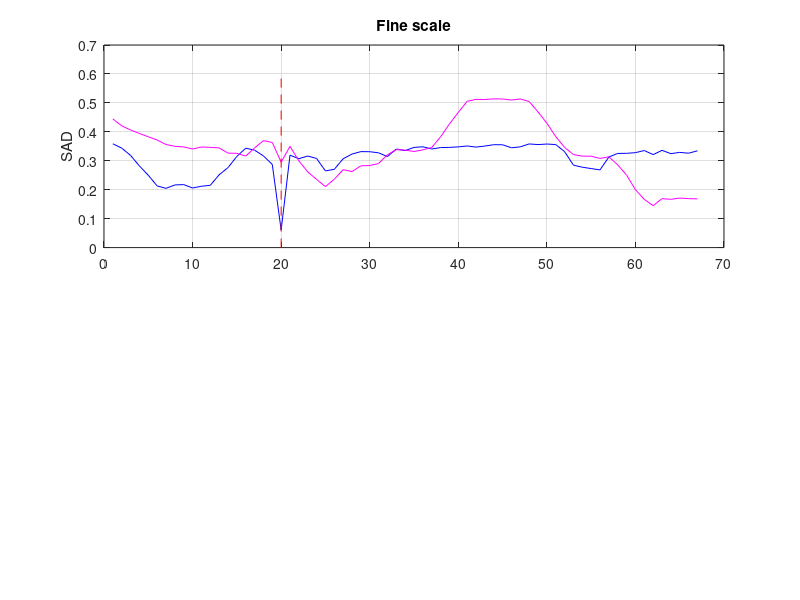

Recreate this plot in MATLAB. (Note: this script raises an error after producing the figure.)
success_story = 'high';
save_im = true;
rng(3);

% texture helps higher resolutions
if strcmp(success_story, 'high')
    texture = 0.05;
    texture_object = 0.25;
    noise = 0.05;
    noise_object = 0.05;
    gt = 68;
    ps_a = 2;
    ps_b = 6;
    disparity = 42;
elseif strcmp(success_story, 'low')
    texture = 0.05;
    texture_object = 0.05;
    noise = 0.05;
    noise_object = 0.15;
    gt = 60;
    ps_a = 2;
    ps_b = 6;
    disparity = 25;
end

down_rate = round((ps_b*2+1)/(ps_a*2+1));
down_rate_float = (ps_b*2+1)/(ps_a*2+1);

% create initial image
x = zeros(10) + 0.2;
y = ones(10) - 0.2;
z = [ x y-0.3 x y x x y y ];
z = imgaussfilt(z, down_rate/5) + randn(size(z)) * texture;

% crop patches
if strcmp(success_story, 'high')
    % draw rectangle
    z_left = z;
    z_left(:, gt-ps_a:gt+ps_a) = 0.5 + randn(size(z_left(:, gt-ps_a:gt+ps_a))) * texture_object;
    z_right = z;
    z_right(:, gt-ps_a-disparity:gt+ps_a-disparity) = z_left(:, gt-ps_a:gt+ps_a);
    
    % add noise to object
    z_left(:, gt-ps_a:gt+ps_a) = z_left(:, gt-ps_a:gt+ps_a) + randn(size(z_left(:, gt-ps_a:gt+ps_a))) * noise_object;
    z_right(:, gt-ps_a-disparity:gt+ps_a-disparity) = z_right(:, gt-ps_a-disparity:gt+ps_a-disparity) + randn(size(z_left(:, gt-ps_a:gt+ps_a))) * noise_object;

    z0_left = z_left;
    z1_left = imgaussfilt(z0_left, down_rate/3);
    z1_s_left = z1_left(:,1:down_rate:end);

    z0 = z_right;
    z1 = conv2(z0, ones(ps_b/ps_a*2 + 1)/numel(ones(ps_b/ps_a*2 + 1)), 'same');
    z1 = imgaussfilt(z0, down_rate/3);
    z1_s = z1(:,1:down_rate:end);
    
    % printf(success_story)
    a0 = z0_left(:,gt-ps_a:gt+ps_a);
    a0 = a0 + randn(size(a0)) * noise;
    a1 = z1_left(:,gt-ps_a:gt+ps_a);
    a1 = a1 + randn(size(a1)) * noise;

    b0 = z0_left(:, gt-ps_b:gt+ps_b);
    b0 = b0 + randn(size(b0)) * noise;
    b1 = z1_left(:, gt-ps_b:gt+ps_b);
    b1 = b1 + randn(size(b1)) * noise;
    b1_s = z1_s_left(:, round((gt)/(ps_b/ps_a))-ps_a + 1:round((gt)/(ps_b/ps_a))+ps_a + 1);
    b1_s = b1_s + randn(size(b1_s)) * noise;
    
elseif strcmp(success_story, 'low')
    % draw rectangle
    z_left = z;
    z_left(:, gt-ps_b:gt+ps_b) = 0.5 + randn(size(z_left(:, gt-ps_b:gt+ps_b))) * texture_object;
    z_right = z;
    z_right(:, gt-ps_b-disparity:gt+ps_b-disparity) = z_left(:, gt-ps_b:gt+ps_b);
    
    % add noise
    z_left(:, gt-ps_b:gt+ps_b) = z_left(:, gt-ps_b:gt+ps_b) + randn(size(z_left(:, gt-ps_b:gt+ps_b))) * noise_object;
    z_right(:, gt-ps_b-disparity:gt+ps_b-disparity) = z_right(:, gt-ps_b-disparity:gt+ps_b-disparity) + randn(size(z_left(:, gt-ps_b:gt+ps_b))) * noise_object;
    
    z0_left = z_left;
    z1_left = imgaussfilt(z0_left, down_rate/3);
    z1_s_left = z1_left(:,1:down_rate:end);

    z0 = z_right;
    z1 = imgaussfilt(z0, down_rate/3);
    z1_s = z1(:,1:down_rate:end);
    
    % printf(success_story)
    a0 = z0_left(:,gt-ps_a:gt+ps_a);
    a0 = a0 + randn(size(a0)) * noise;
    a1 = z1_left(:,gt-ps_a:gt+ps_a);
    a1 = a1 + randn(size(a1)) * noise;

    b0 = z0_left(:, gt-ps_b:gt+ps_b);
    b0 = b0 + randn(size(b0)) * noise;
    b1 = z1_left(:, gt-ps_b:gt+ps_b);
    b1 = b1 + randn(size(b1)) * noise;
    b1_s = z1_s_left(:, round((gt)/(ps_b/ps_a))-ps_a + 1:round((gt)/(ps_b/ps_a))+ps_a + 1);
    b1_s = b1_s + randn(size(b1_s)) * noise;
end

% compare patches at scale0
phia0 = [];
phib0 = [];
for i = 1 : size(z0, 2) - size(b0, 2)
    phia0(i) = mean(mean(abs( z0(:, (i:i+size(a0,2)-1) + (ps_b - ps_a) ) - a0 )));
    phib0(i) = mean(mean(abs( z0(:, i:i+size(b0,2)-1) - b0 )));
end

% compare patches at scale1
phia1 = [];
phib1 = [];
for i = 1 : size(z1, 2) - size(b1, 2)
    phia1(i) = mean(mean(abs( z1(:, (i:i+size(a1,2)-1) + (ps_b - ps_a) ) - a1 )));
    phib1(i) = mean(mean(abs( z1(:, i:i+size(b1,2)-1) - b1 )));
end

% compare patches at scale1 - downsampled
phib1_s = [];
for i = 1 : size(z1_s, 2) - size(b1_s, 2)
    phib1_s(i) = mean(mean(abs( z1_s(:, i:i+size(b1_s,2)-1) - b1_s )));
end
tmp = phib1_s;
x = linspace(1, size(phib1, 2) - down_rate, size(phib1_s,2));
% x = 1 : size(phib1_s,2);
% x = (x * round(ps_b/ps_a)) - round((round(ps_b/ps_a) - 1));
x1 = 1 : size(phib1, 2); % x(end);
phib1_s = interp1(x, phib1_s, x1);

% phib1_s = resample(phib1_s, round(ps_b/ps_a), 1);


%% Plots
if strcmp(success_story, 'high')
    
    % graph
    fig2 = figure();
    ax1 = subplot(2,1,1); 
    plot(phia0, 'b'); hold on; plot(phib0, 'm'); 
    line([gt - ps_b - disparity, gt - ps_b - disparity], [0 , 0.6],'Color','red','LineStyle','--'); grid;
    title(ax1,'Fine scale') 
    ylabel(ax1,'SAD')
    legend(ax1, {latex_expr(ps_a), latex_expr(ps_b)}, 'Interpreter', 'latex')
    
    ax2 = subplot(2,1,2);
    plot(phia1, 'b'); hold on; plot(phib1, 'm'); plot(phib1_s, 'g');
    line([gt - ps_b - disparity, gt - ps_b - disparity], [0 , 0.6],'Color','red','LineStyle','--'); grid;
    title(ax2,'Coarse scale') 
    ylabel(ax2,'SAD')
    xlabel(ax2, 'position')
    legend(ax2, {latex_expr(ps_a), latex_expr(ps_b), latex_expr(ps_a, down_rate_float)}, 'Interpreter', 'latex')
    
    if save_im
        saveas(fig2, '/home/givasile/stereo_vision/paper/multiscale_importance_matlab/high_resolution_success_graph.png')
    end
    
    % imL fine scale
    fig3 = figure();
    resize_factor = 10;
    imshow(double(imresize(z0_left, resize_factor, 'nearest'))); hold on;
    tmp = [gt - ps_a, 1, ps_a*2 + 1, 9]*resize_factor; tmp(1) = tmp(1) - resize_factor(); tmp(2) = 1; tmp(4) = tmp(4) + resize_factor - 1;
    tmp1 = [gt - ps_b, 1, ps_b*2 + 1, 9]*resize_factor; tmp1(1) = tmp1(1) - resize_factor(); tmp1(2) = 1; tmp1(4) = tmp1(4) + resize_factor - 1;
    rectangle('Position',tmp, 'EdgeColor', 'b', 'Linewidth', 2)
    rectangle('Position',tmp1, 'EdgeColor', 'm', 'Linewidth', 2)
    plot(gt*resize_factor - round(resize_factor/2), 5*resize_factor, 'r+', 'MarkerSize', 15, 'Linewidth', 2);
    hold off;
    
    if save_im
        saveas(fig3, '/home/givasile/stereo_vision/paper/multiscale_importance_matlab/high_resolution_success_imL_fine.png')
    end
    
    % imL coarse scale
    fig4 = figure();
    resize_factor = 10;
    imshow(double(imresize(z1_left, resize_factor, 'nearest'))); hold on;
    tmp = [gt - ps_a, 1, ps_a*2 + 1, 9]*resize_factor; tmp(1) = tmp(1) - resize_factor(); tmp(2) = 1; tmp(4) = tmp(4) + resize_factor - 1;
    tmp1 = [gt - ps_b, 1, ps_b*2 + 1, 9]*resize_factor; tmp1(1) = tmp1(1) - resize_factor(); tmp1(2) = 1; tmp1(4) = tmp1(4) + resize_factor - 1;
    rectangle('Position',tmp, 'EdgeColor', 'b', 'Linewidth', 2);
    rectangle('Position',tmp1, 'EdgeColor', 'm', 'Linewidth', 2);
    plot(gt*resize_factor - round(resize_factor/2), 5*resize_factor, 'r+', 'MarkerSize', 15, 'Linewidth', 2);
    hold off;
    
    if save_im
        saveas(fig4, '/home/givasile/stereo_vision/paper/multiscale_importance_matlab/high_resolution_success_imL_coarse.png')
    end
    
    % imR fine scale
    fig5 = figure();
    resize_factor = 10;
    imshow(double(imresize(z0, resize_factor, 'nearest'))); hold on;
    tmp = [gt - ps_a - disparity, 1, ps_a*2 + 1, 9]*resize_factor; tmp(1) = tmp(1) - resize_factor(); tmp(2) = 1; tmp(4) = tmp(4) + resize_factor - 1;
    tmp1 = [gt - ps_b - disparity, 1, ps_b*2 + 1, 9]*resize_factor; tmp1(1) = tmp1(1) - resize_factor(); tmp1(2) = 1; tmp1(4) = tmp1(4) + resize_factor - 1;
    rectangle('Position',tmp, 'EdgeColor', 'b', 'Linewidth', 2)
    rectangle('Position',tmp1, 'EdgeColor', 'm', 'Linewidth', 2)
    plot((gt-disparity)*resize_factor - round(resize_factor/2), 5*resize_factor, 'r+', 'MarkerSize', 15, 'Linewidth', 2);
    hold off;
    
    if save_im
        saveas(fig5, '/home/givasile/stereo_vision/paper/multiscale_importance_matlab/high_resolution_success_imR_fine.png')
    end
    
    % imR coarse scale
    fig6 = figure();
    resize_factor = 10;
    imshow(double(imresize(z1, resize_factor, 'nearest'))); hold on;
    tmp = [gt - ps_a - disparity, 1, ps_a*2 + 1, 9]*resize_factor; tmp(1) = tmp(1) - resize_factor(); tmp(2) = 1; tmp(4) = tmp(4) + resize_factor - 1;
    tmp1 = [gt - ps_b - disparity, 1, ps_b*2 + 1, 9]*resize_factor; tmp1(1) = tmp1(1) - resize_factor(); tmp1(2) = 1; tmp1(4) = tmp1(4) + resize_factor - 1;
    rectangle('Position',tmp, 'EdgeColor', 'b', 'Linewidth', 2)
    rectangle('Position',tmp1, 'EdgeColor', 'm', 'Linewidth', 2)
    plot((gt-disparity)*resize_factor - round(resize_factor/2), 5*resize_factor, 'r+', 'MarkerSize', 15, 'Linewidth', 2);
    hold off;
    
    if save_im
        saveas(fig6, '/home/givasile/stereo_vision/paper/multiscale_importance_matlab/high_resolution_success_imR_coarse.png')        
    end
    
elseif strcmp(success_story, 'low')
    % graph
    fig2 = figure();
    ax1 = subplot(2,1,1); 
    plot(phia0, 'b'); hold on; plot(phib0, 'm'); 
    line([gt - ps_b - disparity, gt - ps_b - disparity], [0 , 0.6],'Color','red','LineStyle','--'); grid;
    title(ax1,'Fine scale') 
    ylabel(ax1,'SAD')
    legend(ax1, {latex_expr(ps_a), latex_expr(ps_b)}, 'Interpreter', 'latex')
    
    ax2 = subplot(2,1,2);
    plot(phia1, 'b'); hold on; plot(phib1, 'm'); plot(phib1_s, 'g');
    line([gt - ps_b - disparity, gt - ps_b - disparity], [0 , 0.6],'Color','red','LineStyle','--'); grid;
    title(ax2,'Coarse scale') 
    ylabel(ax2,'SAD')
    xlabel(ax2, 'position')
    legend(ax2, {latex_expr(ps_a), latex_expr(ps_b), latex_expr(ps_a, down_rate_float)}, 'Interpreter', 'latex')
    
    if save_im
        saveas(fig2, '/home/givasile/stereo_vision/paper/multiscale_importance_matlab/low_resolution_success_graph.png')
    end
    
    % imL fine scale
    fig3 = figure();
    resize_factor = 10;
    imshow(double(imresize(z0_left, resize_factor, 'nearest'))); hold on;
    tmp = [gt - ps_a, 1, ps_a*2 + 1, 9]*resize_factor; tmp(1) = tmp(1) - resize_factor(); tmp(2) = 1; tmp(4) = tmp(4) + resize_factor - 1;
    tmp1 = [gt - ps_b, 1, ps_b*2 + 1, 9]*resize_factor; tmp1(1) = tmp1(1) - resize_factor(); tmp1(2) = 1; tmp1(4) = tmp1(4) + resize_factor - 1;
    rectangle('Position',tmp, 'EdgeColor', 'b', 'Linewidth', 2)
    rectangle('Position',tmp1, 'EdgeColor', 'm', 'Linewidth', 2)
    plot(gt*resize_factor - round(resize_factor/2), 5*resize_factor, 'r+', 'MarkerSize', 15, 'Linewidth', 2);
    hold off;
    
    if save_im
        saveas(fig3, '/home/givasile/stereo_vision/paper/multiscale_importance_matlab/low_resolution_success_imL_fine.png')
    end
    
    % imL coarse scale
    fig4 = figure();
    resize_factor = 10;
    imshow(double(imresize(z1_left, resize_factor, 'nearest'))); hold on;
    tmp = [gt - ps_a, 1, ps_a*2 + 1, 9]*resize_factor; tmp(1) = tmp(1) - resize_factor(); tmp(2) = 1; tmp(4) = tmp(4) + resize_factor - 1;
    tmp1 = [gt - ps_b, 1, ps_b*2 + 1, 9]*resize_factor; tmp1(1) = tmp1(1) - resize_factor(); tmp1(2) = 1; tmp1(4) = tmp1(4) + resize_factor - 1;
    rectangle('Position',tmp, 'EdgeColor', 'b', 'Linewidth', 2);
    rectangle('Position',tmp1, 'EdgeColor', 'm', 'Linewidth', 2);
    plot(gt*resize_factor - round(resize_factor/2), 5*resize_factor, 'r+', 'MarkerSize', 15, 'Linewidth', 2);
    hold off;

    
    if save_im
        saveas(fig4, '/home/givasile/stereo_vision/paper/multiscale_importance_matlab/low_resolution_success_imL_coarse.png')
    end
    
    % imR fine scale
    fig5 = figure();
    resize_factor = 10;
    imshow(double(imresize(z0, resize_factor, 'nearest'))); hold on;
    tmp = [gt - ps_a - disparity, 1, ps_a*2 + 1, 9]*resize_factor; tmp(1) = tmp(1) - resize_factor(); tmp(2) = 1; tmp(4) = tmp(4) + resize_factor - 1;
    tmp1 = [gt - ps_b - disparity, 1, ps_b*2 + 1, 9]*resize_factor; tmp1(1) = tmp1(1) - resize_factor(); tmp1(2) = 1; tmp1(4) = tmp1(4) + resize_factor - 1;
    rectangle('Position',tmp, 'EdgeColor', 'b', 'Linewidth', 2)
    rectangle('Position',tmp1, 'EdgeColor', 'm', 'Linewidth', 2)
    plot((gt-disparity)*resize_factor - round(resize_factor/2), 5*resize_factor, 'r+', 'MarkerSize', 15, 'Linewidth', 2);
    hold off;

    
    if save_im
        saveas(fig5, '/home/givasile/stereo_vision/paper/multiscale_importance_matlab/low_resolution_success_imR_fine.png')
    end
    
    % imR coarse scale
    fig6 = figure();
    resize_factor = 10;
    imshow(double(imresize(z1, resize_factor, 'nearest'))); hold on;
    tmp = [gt - ps_a - disparity, 1, ps_a*2 + 1, 9]*resize_factor; tmp(1) = tmp(1) - resize_factor(); tmp(2) = 1; tmp(4) = tmp(4) + resize_factor - 1;
    tmp1 = [gt - ps_b - disparity, 1, ps_b*2 + 1, 9]*resize_factor; tmp1(1) = tmp1(1) - resize_factor(); tmp1(2) = 1; tmp1(4) = tmp1(4) + resize_factor - 1;
    rectangle('Position',tmp, 'EdgeColor', 'b', 'Linewidth', 2)
    rectangle('Position',tmp1, 'EdgeColor', 'm', 'Linewidth', 2)
    plot((gt-disparity)*resize_factor - round(resize_factor/2), 5*resize_factor, 'r+', 'MarkerSize', 15, 'Linewidth', 2);
    hold off;
    
    if save_im
        saveas(fig6, '/home/givasile/stereo_vision/paper/multiscale_importance_matlab/low_resolution_success_imR_coarse.png')        
    end
end

function y = latex_expr(size, exp)
    if nargin < 2
        y = char(strcat('$P_{', string(size*2+1), '\times ', string(size*2+1), '}$'));
    else
        y = char(strcat('$P^{', string(exp), '}_{', string(size*2+1), '\times ', string(size*2+1), '}$'));
    end
end